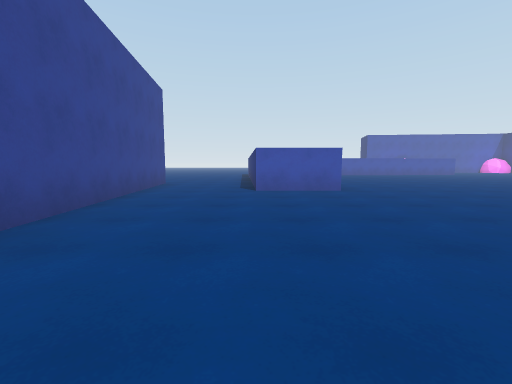
[1] (above)

16 first-person views from a walk through a 3-D level made in the Unity game engine. The camera is 1.2 m above the floor, tilts 6° down and sees 90° across. The floor is counted in squares, 2 m on a side. Each view is taken from the middle of a square. On the plan, view 1 faces up. The plan holds only what a view shows up to about 9 squares ahead; the rest is blank. The place goes on beyond the plan.

[2]
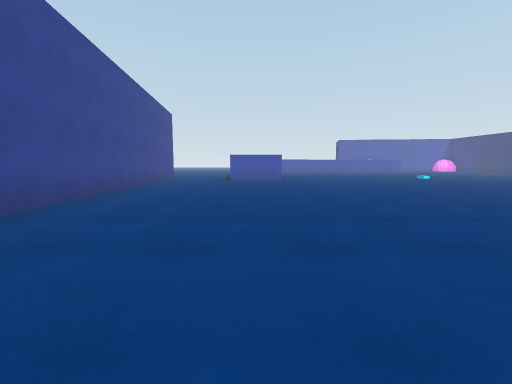

[3]
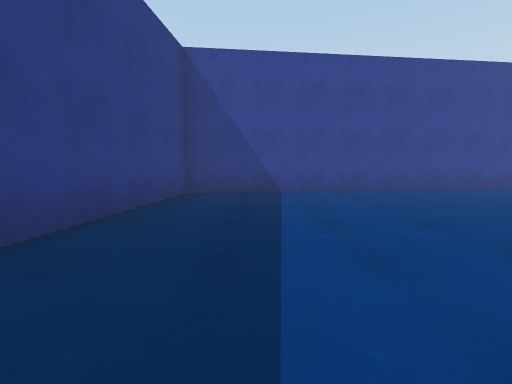

[4]
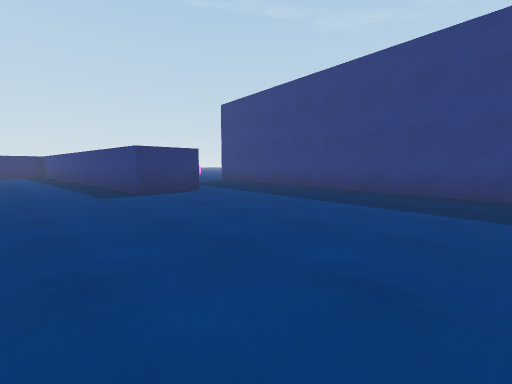

[5]
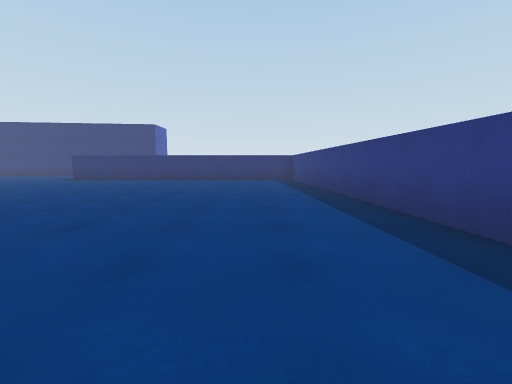

[6]
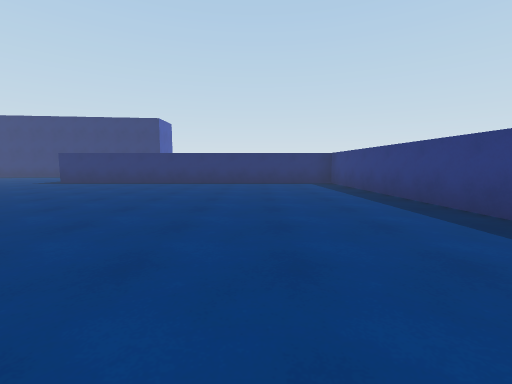

[7]
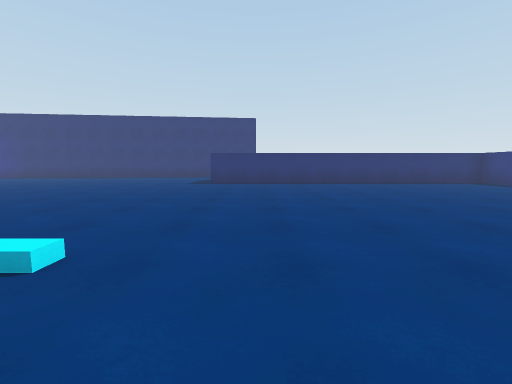

[8]
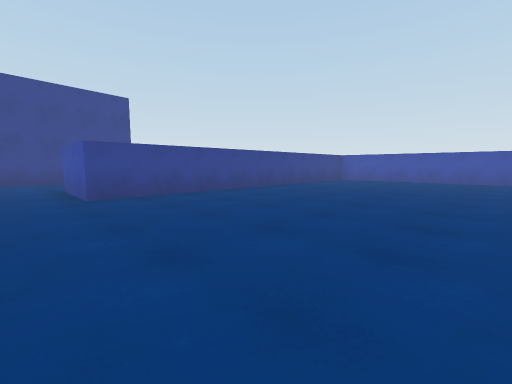

[9]
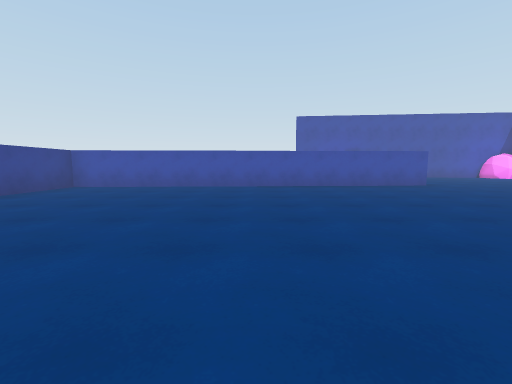

[10]
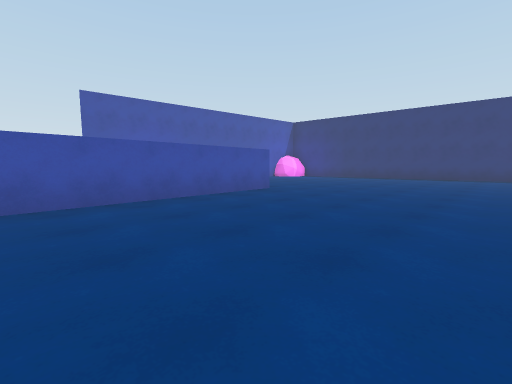

[11]
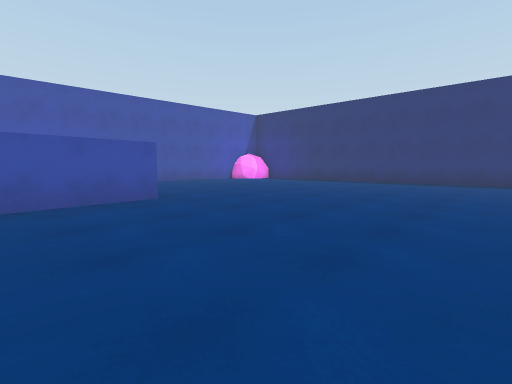

[12]
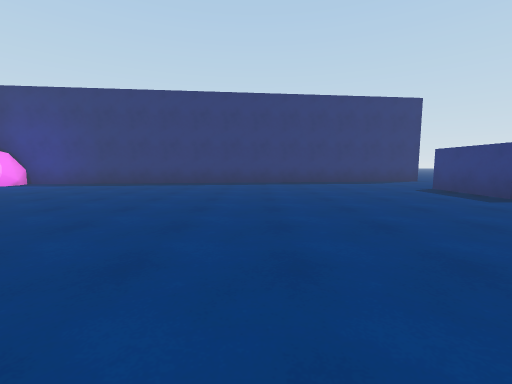

[13]
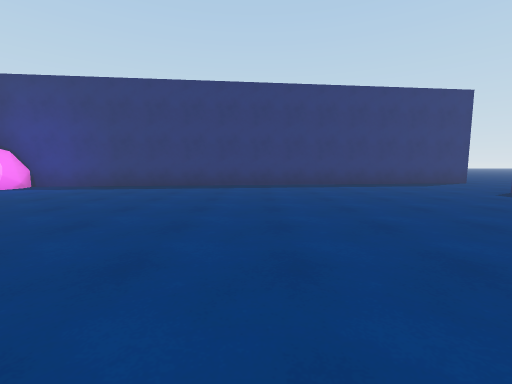

[14]
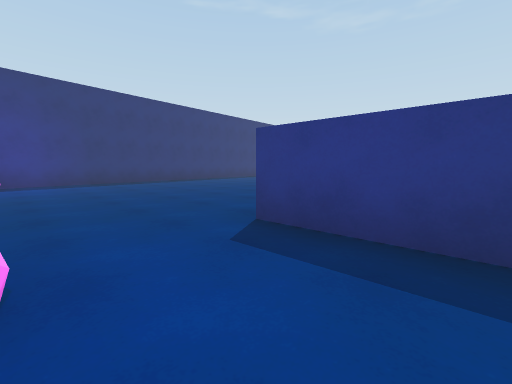

[15]
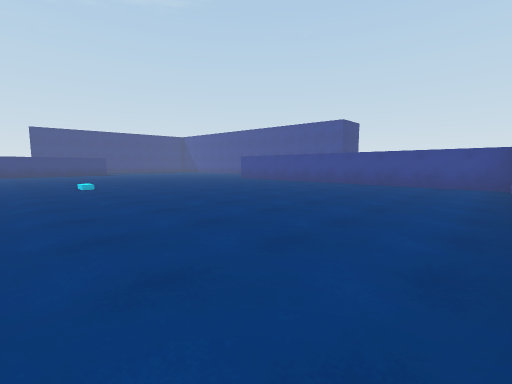

[16]
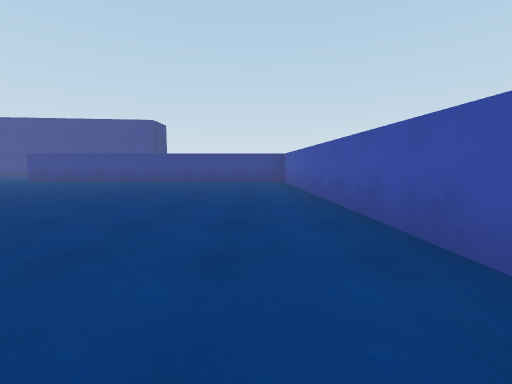

### Floor plan
Points are (right, up) in squares from view 1. A wall is a line through its corners. A room is listed if a view was taken in it or the views show most of it. See-through windows are left out.
Room 1 (views 1, 2, 3, 4, 5, 6, 7, 8, 9, 10, 11, 12, 13, 15, 16)
walls: (12.1, 15.5) (2, 15) (2, 6) (0, 6); (5.5, -3.5) (5.5, -2) (15.5, -1.5) (15.5, 7.5) (17.5, 7.5); (20.2, 8.6) (19.1, 18.6); (-2.6, 4.4) (-1.5, -5.5) (5.5, -6.2)
ways out: opening at (-1.5, 5.5) to room 2; opening at (12.5, 18.5) to room 2; opening at (5.5, -4.5); opening at (18.3, 8)
objects: other object (18, 19) to (19, 19)
Room 2 (view 14)
walls: (-3, 8.6) (-2.6, 4.4); (0, 6.3) (-0.1, 8.8); (9.9, 16.9) (12.1, 17)
ways out: opening at (-1.5, 5.5) to room 1; opening at (12.5, 18.5) to room 1
objects: other object (11, 19) to (12, 19)

Positions as (right, up) in squares from view 1, and headings:
1: (0, 0), facing up
2: (1, -4), facing up
3: (4, -4), facing left
4: (0, 0), facing down-right
5: (5, 0), facing right
6: (7, 1), facing right
7: (7, 6), facing right
8: (7, 5), facing up-left
9: (7, 8), facing up
10: (7, 11), facing up-right
11: (10, 11), facing up-right
12: (11, 12), facing right
13: (12, 13), facing right
14: (10, 19), facing down-right
15: (10, 15), facing down-left
16: (11, 14), facing left
